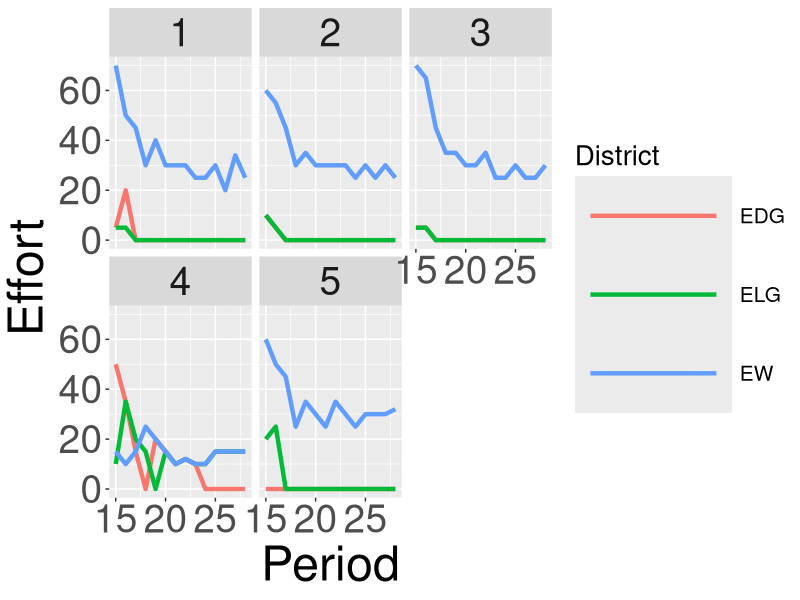
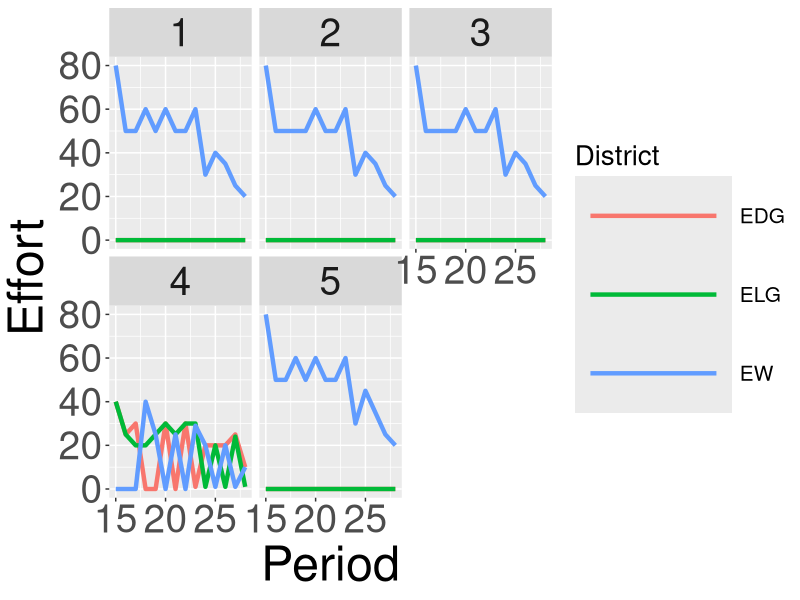
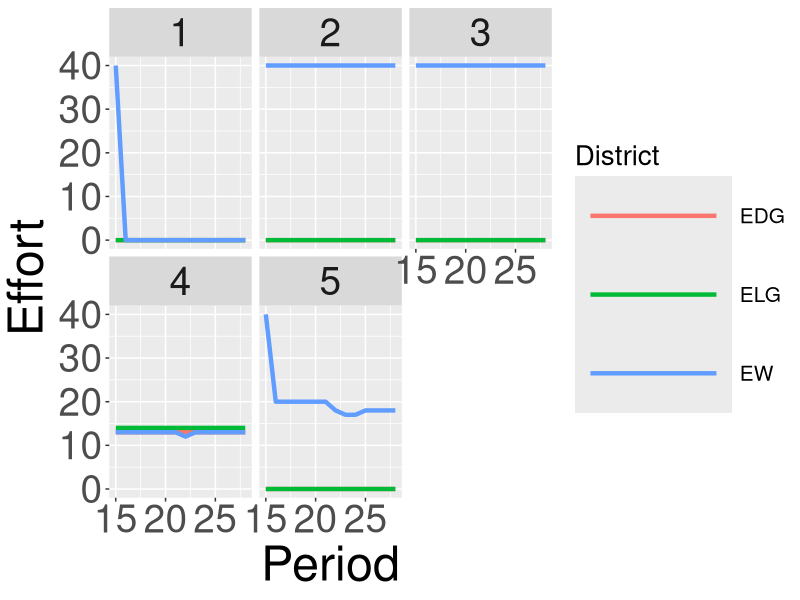
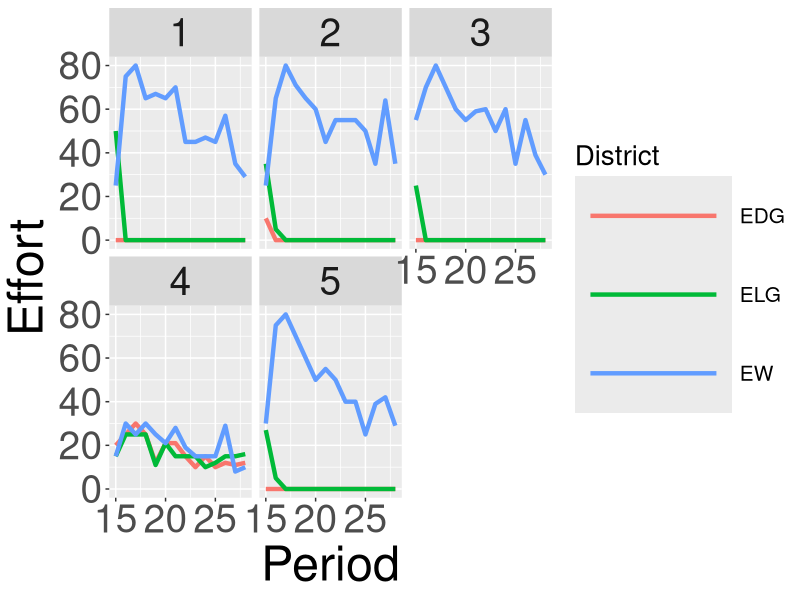
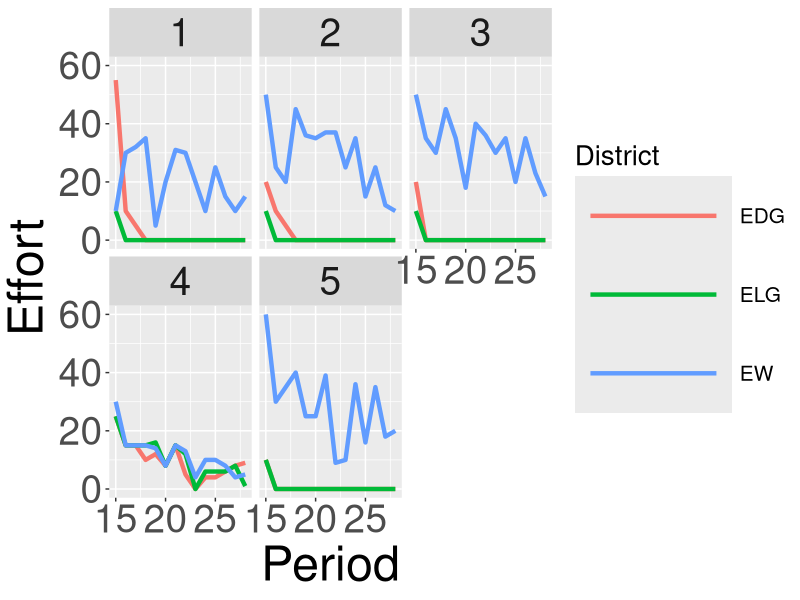
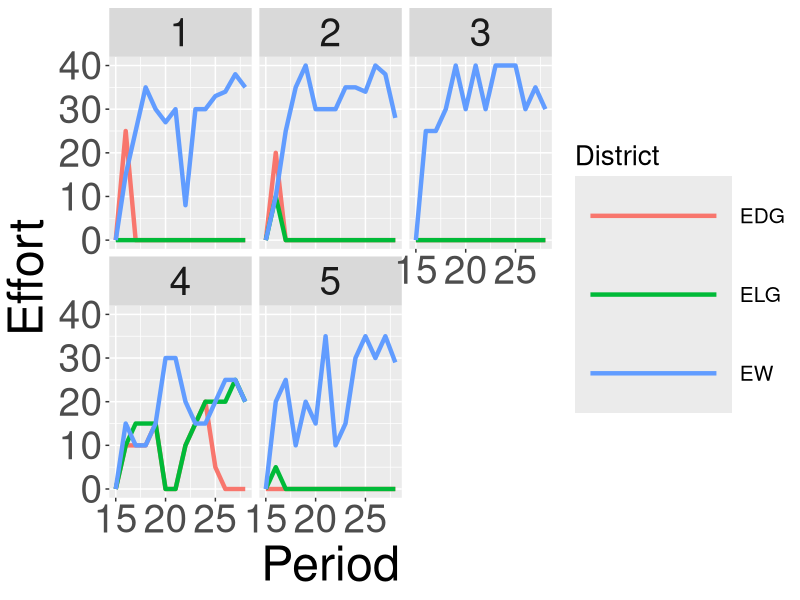
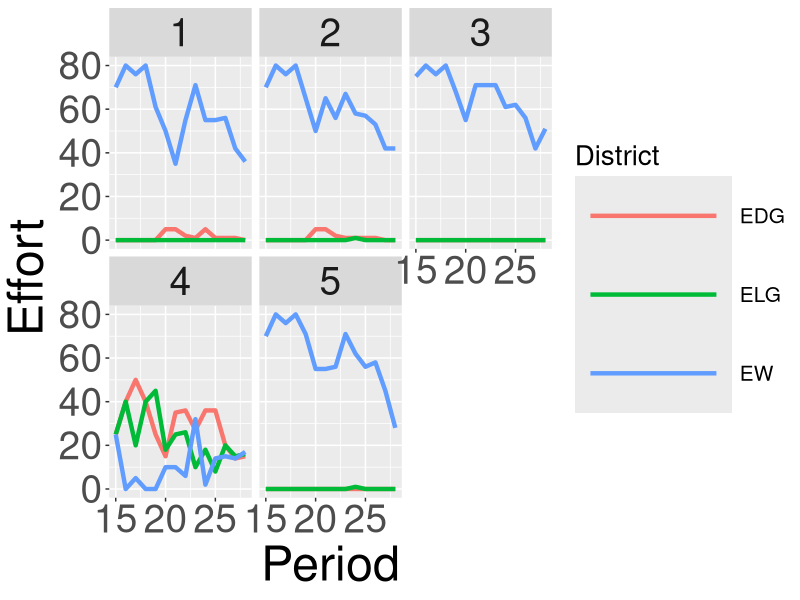
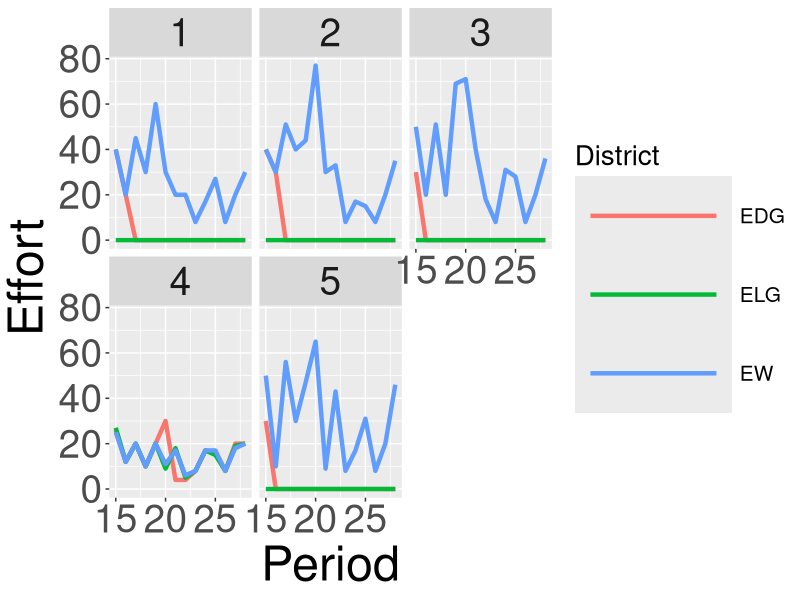

Here is the R script that generated these plots, in order:
## ---- chunk 1
knitr::opts_chunk$set(echo = FALSE)
df_clean <- read.csv("Simp_Data_05.csv")
df1 <- subset(df_clean, Subject == 1)
df2 <- subset(df_clean, Subject == 2)
df3 <- subset(df_clean, Subject == 3)
df4 <- subset(df_clean, Subject == 4)
df5 <- subset(df_clean, Subject == 5)
df6 <- subset(df_clean, Subject == 6)
df7 <- subset(df_clean, Subject == 7)
df8 <- subset(df_clean, Subject == 8)
## ---- chunk 2
library(ggplot2)
Fig1 <- ggplot(df1, aes(Period, Effort, color = District)) +
  geom_line(size = 1.5) +
  facet_wrap(~Map) + 
  theme(text = element_text(size=35),
        legend.key.height= unit(2, 'cm'),
        legend.key.width= unit(4, 'cm'),
        legend.title = element_text(size=20),
        legend.text = element_text(size=15))
Fig2 <- ggplot(df2, aes(Period, Effort, color = District)) +
  geom_line(size = 1.5) +
  facet_wrap(~Map) + 
  theme(text = element_text(size=35),
        legend.key.height= unit(2, 'cm'),
        legend.key.width= unit(4, 'cm'),
        legend.title = element_text(size=20),
        legend.text = element_text(size=15))
Fig3 <- ggplot(df3, aes(Period, Effort, color = District)) +
  geom_line(size = 1.5) +
  facet_wrap(~Map) + 
  theme(text = element_text(size=35),
        legend.key.height= unit(2, 'cm'),
        legend.key.width= unit(4, 'cm'),
        legend.title = element_text(size=20),
        legend.text = element_text(size=15))
Fig4 <- ggplot(df4, aes(Period, Effort, color = District)) +
  geom_line(size = 1.5) +
  facet_wrap(~Map) + 
  theme(text = element_text(size=35),
        legend.key.height= unit(2, 'cm'),
        legend.key.width= unit(4, 'cm'),
        legend.title = element_text(size=20),
        legend.text = element_text(size=15))
Fig5 <- ggplot(df5, aes(Period, Effort, color = District)) +
  geom_line(size = 1.5) +
  facet_wrap(~Map) + 
  theme(text = element_text(size=35),
        legend.key.height= unit(2, 'cm'),
        legend.key.width= unit(4, 'cm'),
        legend.title = element_text(size=20),
        legend.text = element_text(size=15))
Fig6 <- ggplot(df6, aes(Period, Effort, color = District)) +
  geom_line(size = 1.5) +
  facet_wrap(~Map) + 
  theme(text = element_text(size=35),
        legend.key.height= unit(2, 'cm'),
        legend.key.width= unit(4, 'cm'),
        legend.title = element_text(size=20),
        legend.text = element_text(size=15))
Fig7 <- ggplot(df7, aes(Period, Effort, color = District)) +
  geom_line(size = 1.5) +
  facet_wrap(~Map) + 
  theme(text = element_text(size=35),
        legend.key.height= unit(2, 'cm'),
        legend.key.width= unit(4, 'cm'),
        legend.title = element_text(size=20),
        legend.text = element_text(size=15))
Fig8 <- ggplot(df8, aes(Period, Effort, color = District)) +
  geom_line(size = 1.5) +
  facet_wrap(~Map) + 
  theme(text = element_text(size=35),
        legend.key.height= unit(2, 'cm'),
        legend.key.width= unit(4, 'cm'),
        legend.title = element_text(size=20),
        legend.text = element_text(size=15))
## ---- chunk 3
print(Fig1)
## ---- chunk 4
print(Fig2)
## ---- chunk 5
print(Fig3)
## ---- chunk 6
print(Fig4)
## ---- chunk 7
print(Fig5)
## ---- chunk 8
print(Fig6)
## ---- chunk 9
print(Fig7)
## ---- chunk 10
print(Fig8)
## ---- chunk 11
df_clean$Map_Choice <- as.character(as.numeric(df_clean$Map_Choice))

ggplot(df_clean, aes(Period, Map_Choice, color = Map_Choice)) +
  geom_point() +
  facet_wrap(~Subject) + ylab("Map Choice") + scale_colour_discrete("Map Choice")
